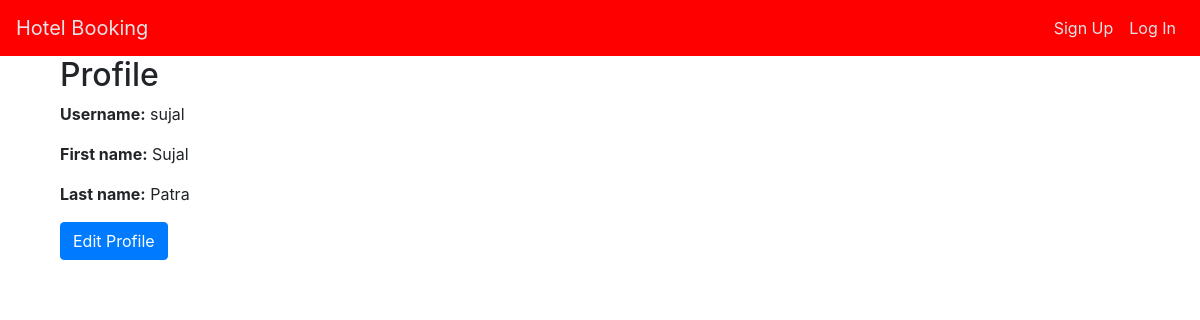
The app's page /users/1/profile/ with its own data.
### users/models.py (models this page shows, shortened)
class UserModel(models.Model):
    first_name=models.CharField( max_length=50,blank=False,default='')
    last_name=models.CharField( max_length=50,blank=False,default='')
    username = models.CharField(max_length=100, unique=True)
    password = models.CharField(max_length=100)

### users/views.py (the view)
# urls.py: path('<int:user_id>/profile/', profile, name='profile'),
def profile(request, user_id):
    user = get_object_or_404(UserModel, pk=user_id)
    try:
        profile = ProfileModel.objects.get(user=user)
    except ProfileModel.DoesNotExist:
        profile = None
    return render(request, 'profile.html', {'user': user, 'profile': profile})

### hotels/templates/profile.html (shortened to what this page needs)
{% extends 'base.html' %}
{% block content %}
<div class="container">
    <h2>Profile</h2>
    <p><strong>Username:</strong> {{ user.username }}</p>
    <p><strong>First name:</strong> {{ user.first_name }}</p>
    <p><strong>Last name:</strong> {{ user.last_name }}</p>
    <a href="{% url 'edit_profile' user.id %}" class="btn btn-primary">Edit Profile</a>
</div>
{% endblock %}

### hotels/templates/base.html (style rules this page uses)
body { padding-top: 56px; }

### records on screen
UserModel: username "sujal", first_name "Sujal", last_name "Patra"
